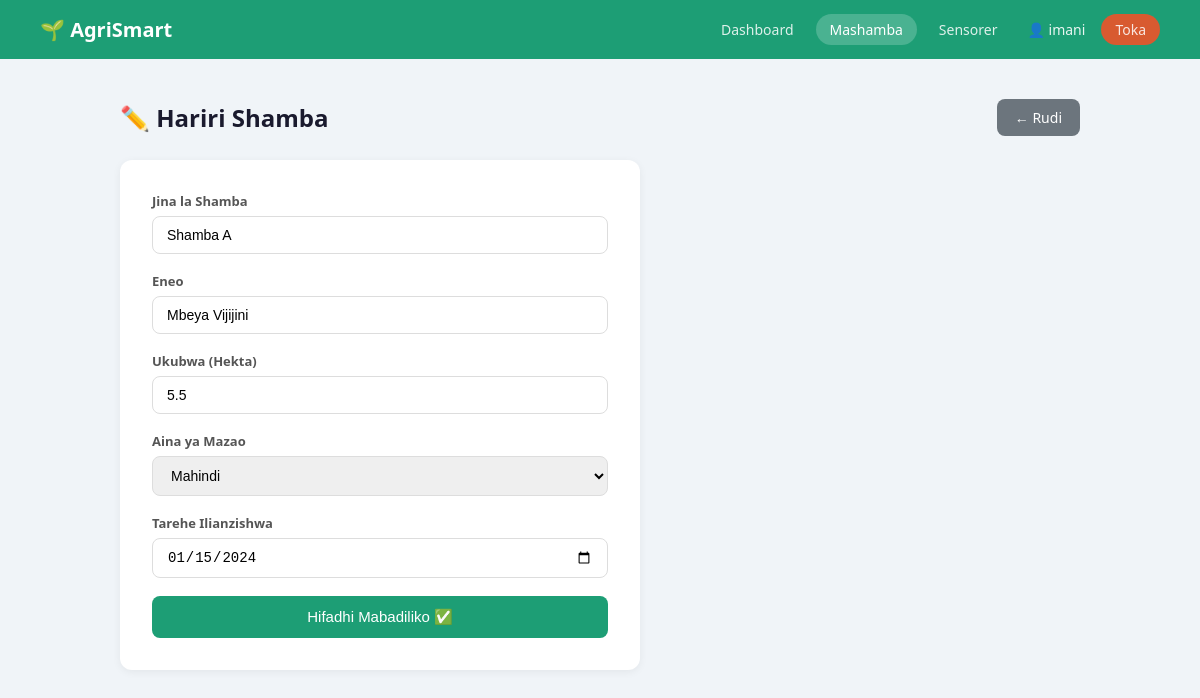
The app's page /mashamba/hariri/1 (signed in) with its own data.
### tables this page shows
CREATE TABLE mashamba (
            id INTEGER PRIMARY KEY AUTOINCREMENT,
            jina TEXT NOT NULL,
            eneo TEXT NOT NULL,
            ukubwa_hekta REAL NOT NULL,
            aina_mazao TEXT NOT NULL,
            tarehe_ilianzishwa TEXT NOT NULL,
            created_at TIMESTAMP DEFAULT CURRENT_TIMESTAMP
        );

### routes/shamba.py (the view, shortened to what this page needs)
@shamba_bp.route('/mashamba/hariri/<int:id>', methods=['GET', 'POST'])
def hariri_shamba(id):
    check = login_required()
    if check: return check
    db = get_db()
    cursor = db.cursor()
    cursor.execute('SELECT * FROM mashamba WHERE id = ?', (id,))
    shamba = cursor.fetchone()
    db.close()
    if not shamba:
        flash('Shamba halipatikani!', 'hatari')
        return redirect(url_for('shamba.mashamba'))
    return render_template('hariri_shamba.html', shamba=shamba)

### database.py (called while the page is built)
def get_db():
    conn = sqlite3.connect(DATABASE)
    conn.row_factory = sqlite3.Row
    return conn

### routes/shamba.py (called while the page is built)
def login_required():
    if 'mtumiaji_id' not in session:
        flash('Ingia kwanza!', 'hatari')
        return redirect(url_for('auth.login'))
    return None

### templates/hariri_shamba.html (shortened to what this page needs)
<!DOCTYPE html>
<html lang="sw">
<head>
    <link rel="stylesheet" href="{{ url_for('static', filename='style.css') }}">
</head>
<body>
    <nav class="navbar">
        <div class="nav-brand">🌱 AgriSmart</div>
        <div class="nav-links">
            <a href="{{ url_for('dashboard.dashboard') }}">Dashboard</a>
            <a href="{{ url_for('shamba.mashamba') }}" class="active">Mashamba</a>
            <a href="{{ url_for('sensor.sensorer') }}">Sensorer</a>
            <span class="nav-user">👤 {{ session.mtumiaji_jina }}</span>
            <a href="{{ url_for('auth.logout') }}" class="btn btn-sm btn-delete">Toka</a>
        </div>
    </nav>
    <div class="container">
        <div class="page-header">
            <h1>✏️ Hariri Shamba</h1>
            <a href="{{ url_for('shamba.mashamba') }}" class="btn btn-secondary">← Rudi</a>
        </div>
        <div class="form-card">
            <form method="POST">
                <div class="form-group">
                    <label>Jina la Shamba</label>
                    <input type="text" name="jina" value="{{ shamba.jina }}" required>
                </div>
                <div class="form-group">
                    <label>Eneo</label>
                    <input type="text" name="eneo" value="{{ shamba.eneo }}" required>
                </div>
                <div class="form-group">
                    <label>Ukubwa (Hekta)</label>
                    <input type="number" name="ukubwa_hekta" step="0.01" value="{{ shamba.ukubwa_hekta }}" required>
                </div>
                <div class="form-group">
                    <label>Aina ya Mazao</label>
                    <select name="aina_mazao" required>
                        {% for mazao in ['Mahindi','Mpunga','Viazi','Maharagwe','Ndizi','Kahawa','Chai','Nyanya'] %}
                        <option {% if shamba.aina_mazao == mazao %}selected{% endif %}>{{ mazao }}</option>
                        {% endfor %}
                    </select>
                </div>
                <div class="form-group">
                    <label>Tarehe Ilianzishwa</label>
                    <input type="date" name="tarehe_ilianzishwa" value="{{ shamba.tarehe_ilianzishwa }}" required>
                </div>
                <button type="submit" class="btn btn-primary btn-full">Hifadhi Mabadiliko ✅</button>
            </form>
        </div>
    </div>
</body>
</html>

### static/style.css (style rules this page uses)
* { box-sizing: border-box; margin: 0; padding: 0; }
body { font-family: 'Segoe UI', sans-serif; background: #f0f4f8; color: #333; background-image: url("ima.png"); }
.navbar { background: #1D9E75; padding: 14px 40px; display: flex; justify-content: space-between; align-items: center; }
.nav-brand { color: #fff; font-size: 20px; font-weight: 700; }
.nav-links { display: flex; align-items: center; gap: 8px; }
.nav-links a { color: rgba(255,255,255,0.85); text-decoration: none; padding: 6px 14px; border-radius: 20px; font-size: 14px; transition: background 0.2s; }
.nav-links a:hover, .nav-links a.active { background: rgba(255,255,255,0.2); color: #fff; }
.nav-user { color: rgba(255,255,255,0.9); font-size: 14px; margin: 0 8px; }
.container { max-width: 1000px; margin: 40px auto; padding: 0 20px; }
.page-header { display: flex; justify-content: space-between; align-items: center; margin-bottom: 24px; }
.page-header h1 { font-size: 24px; color: #1a1a2e; }
.btn { padding: 9px 18px; border-radius: 8px; border: none; cursor: pointer; font-size: 14px; text-decoration: none; display: inline-block; transition: opacity 0.2s; }
.btn-primary { background: #1D9E75; color: #fff; }
.btn-secondary { background: #6c757d; color: #fff; }
.btn-delete { background: #D85A30; color: #fff; }
.btn-sm { padding: 5px 12px; font-size: 13px; }
.btn-full { width: 100%; text-align: center; padding: 12px; font-size: 15px; }
.form-card { background: #fff; border-radius: 12px; padding: 32px; box-shadow: 0 2px 8px rgba(0,0,0,0.06); max-width: 520px; }
.form-group { margin-bottom: 18px; }
.form-group label { display: block; font-size: 13px; font-weight: 600; color: #555; margin-bottom: 6px; }
.form-group input, .form-group select { width: 100%; padding: 10px 14px; border: 1px solid #ddd; border-radius: 8px; font-size: 14px; outline: none; transition: border-color 0.2s; }

### records on screen
mashamba: jina "Shamba A", eneo "Mbeya Vijijini", ukubwa_hekta "5.5", aina_mazao "Mahindi", tarehe_ilianzishwa "01/15/2024"

### other values on screen
{{ session.mtumiaji_jina }} "imani"
